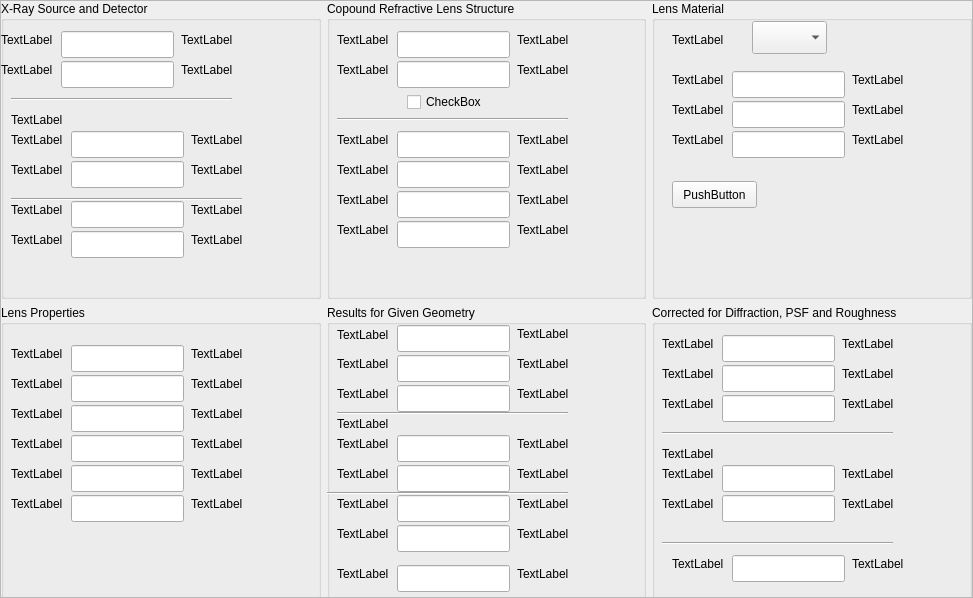
<?xml version="1.0" encoding="UTF-8"?>
<ui version="4.0">
 <class>ScrollArea</class>
 <widget class="QScrollArea" name="ScrollArea">
  <property name="geometry">
   <rect>
    <x>0</x>
    <y>0</y>
    <width>973</width>
    <height>598</height>
   </rect>
  </property>
  <property name="windowTitle">
   <string>CRLcalc - Offline Test Version </string>
  </property>
  <property name="widgetResizable">
   <bool>true</bool>
  </property>
  <widget class="QWidget" name="scrollAreaWidgetContents">
   <property name="geometry">
    <rect>
     <x>0</x>
     <y>0</y>
     <width>971</width>
     <height>596</height>
    </rect>
   </property>
   <widget class="QWidget" name="layoutWidget">
    <property name="geometry">
     <rect>
      <x>0</x>
      <y>0</y>
      <width>971</width>
      <height>601</height>
     </rect>
    </property>
    <layout class="QGridLayout" name="gridLayout">
     <item row="0" column="0">
      <widget class="QGroupBox" name="groupBox">
       <property name="title">
        <string>X-Ray Source and Detector</string>
       </property>
       <widget class="QLineEdit" name="lineEdit">
        <property name="geometry">
         <rect>
          <x>60</x>
          <y>30</y>
          <width>113</width>
          <height>27</height>
         </rect>
        </property>
       </widget>
       <widget class="QLabel" name="label">
        <property name="geometry">
         <rect>
          <x>0</x>
          <y>30</y>
          <width>56</width>
          <height>17</height>
         </rect>
        </property>
        <property name="text">
         <string>TextLabel</string>
        </property>
       </widget>
       <widget class="QLabel" name="label_2">
        <property name="geometry">
         <rect>
          <x>180</x>
          <y>30</y>
          <width>56</width>
          <height>17</height>
         </rect>
        </property>
        <property name="text">
         <string>TextLabel</string>
        </property>
       </widget>
       <widget class="QLineEdit" name="lineEdit_2">
        <property name="geometry">
         <rect>
          <x>60</x>
          <y>60</y>
          <width>113</width>
          <height>27</height>
         </rect>
        </property>
       </widget>
       <widget class="QLabel" name="label_3">
        <property name="geometry">
         <rect>
          <x>180</x>
          <y>60</y>
          <width>56</width>
          <height>17</height>
         </rect>
        </property>
        <property name="text">
         <string>TextLabel</string>
        </property>
       </widget>
       <widget class="QLabel" name="label_4">
        <property name="geometry">
         <rect>
          <x>0</x>
          <y>60</y>
          <width>56</width>
          <height>17</height>
         </rect>
        </property>
        <property name="text">
         <string>TextLabel</string>
        </property>
       </widget>
       <widget class="Line" name="line_4">
        <property name="geometry">
         <rect>
          <x>10</x>
          <y>90</y>
          <width>221</width>
          <height>16</height>
         </rect>
        </property>
        <property name="orientation">
         <enum>Qt::Horizontal</enum>
        </property>
       </widget>
       <widget class="QLabel" name="label_46">
        <property name="geometry">
         <rect>
          <x>10</x>
          <y>110</y>
          <width>56</width>
          <height>17</height>
         </rect>
        </property>
        <property name="text">
         <string>TextLabel</string>
        </property>
       </widget>
       <widget class="QLineEdit" name="lineEdit_23">
        <property name="geometry">
         <rect>
          <x>70</x>
          <y>130</y>
          <width>113</width>
          <height>27</height>
         </rect>
        </property>
       </widget>
       <widget class="QLabel" name="label_47">
        <property name="geometry">
         <rect>
          <x>190</x>
          <y>130</y>
          <width>56</width>
          <height>17</height>
         </rect>
        </property>
        <property name="text">
         <string>TextLabel</string>
        </property>
       </widget>
       <widget class="QLabel" name="label_48">
        <property name="geometry">
         <rect>
          <x>10</x>
          <y>130</y>
          <width>56</width>
          <height>17</height>
         </rect>
        </property>
        <property name="text">
         <string>TextLabel</string>
        </property>
       </widget>
       <widget class="QLineEdit" name="lineEdit_24">
        <property name="geometry">
         <rect>
          <x>70</x>
          <y>160</y>
          <width>113</width>
          <height>27</height>
         </rect>
        </property>
       </widget>
       <widget class="QLabel" name="label_49">
        <property name="geometry">
         <rect>
          <x>190</x>
          <y>160</y>
          <width>56</width>
          <height>17</height>
         </rect>
        </property>
        <property name="text">
         <string>TextLabel</string>
        </property>
       </widget>
       <widget class="QLabel" name="label_50">
        <property name="geometry">
         <rect>
          <x>10</x>
          <y>160</y>
          <width>56</width>
          <height>17</height>
         </rect>
        </property>
        <property name="text">
         <string>TextLabel</string>
        </property>
       </widget>
       <widget class="Line" name="line_5">
        <property name="geometry">
         <rect>
          <x>10</x>
          <y>190</y>
          <width>231</width>
          <height>16</height>
         </rect>
        </property>
        <property name="orientation">
         <enum>Qt::Horizontal</enum>
        </property>
       </widget>
       <widget class="QLineEdit" name="lineEdit_25">
        <property name="geometry">
         <rect>
          <x>70</x>
          <y>200</y>
          <width>113</width>
          <height>27</height>
         </rect>
        </property>
       </widget>
       <widget class="QLabel" name="label_51">
        <property name="geometry">
         <rect>
          <x>190</x>
          <y>200</y>
          <width>56</width>
          <height>17</height>
         </rect>
        </property>
        <property name="text">
         <string>TextLabel</string>
        </property>
       </widget>
       <widget class="QLabel" name="label_52">
        <property name="geometry">
         <rect>
          <x>10</x>
          <y>200</y>
          <width>56</width>
          <height>17</height>
         </rect>
        </property>
        <property name="text">
         <string>TextLabel</string>
        </property>
       </widget>
       <widget class="QLineEdit" name="lineEdit_26">
        <property name="geometry">
         <rect>
          <x>70</x>
          <y>230</y>
          <width>113</width>
          <height>27</height>
         </rect>
        </property>
       </widget>
       <widget class="QLabel" name="label_53">
        <property name="geometry">
         <rect>
          <x>190</x>
          <y>230</y>
          <width>56</width>
          <height>17</height>
         </rect>
        </property>
        <property name="text">
         <string>TextLabel</string>
        </property>
       </widget>
       <widget class="QLabel" name="label_54">
        <property name="geometry">
         <rect>
          <x>10</x>
          <y>230</y>
          <width>56</width>
          <height>17</height>
         </rect>
        </property>
        <property name="text">
         <string>TextLabel</string>
        </property>
       </widget>
      </widget>
     </item>
     <item row="0" column="1">
      <widget class="QGroupBox" name="groupBox_2">
       <property name="title">
        <string>Copound Refractive Lens Structure</string>
       </property>
       <widget class="QLineEdit" name="lineEdit_17">
        <property name="geometry">
         <rect>
          <x>70</x>
          <y>30</y>
          <width>113</width>
          <height>27</height>
         </rect>
        </property>
       </widget>
       <widget class="QLabel" name="label_34">
        <property name="geometry">
         <rect>
          <x>190</x>
          <y>30</y>
          <width>56</width>
          <height>17</height>
         </rect>
        </property>
        <property name="text">
         <string>TextLabel</string>
        </property>
       </widget>
       <widget class="QLabel" name="label_35">
        <property name="geometry">
         <rect>
          <x>10</x>
          <y>30</y>
          <width>56</width>
          <height>17</height>
         </rect>
        </property>
        <property name="text">
         <string>TextLabel</string>
        </property>
       </widget>
       <widget class="QLineEdit" name="lineEdit_18">
        <property name="geometry">
         <rect>
          <x>70</x>
          <y>60</y>
          <width>113</width>
          <height>27</height>
         </rect>
        </property>
       </widget>
       <widget class="QLabel" name="label_36">
        <property name="geometry">
         <rect>
          <x>190</x>
          <y>60</y>
          <width>56</width>
          <height>17</height>
         </rect>
        </property>
        <property name="text">
         <string>TextLabel</string>
        </property>
       </widget>
       <widget class="QLabel" name="label_37">
        <property name="geometry">
         <rect>
          <x>10</x>
          <y>60</y>
          <width>56</width>
          <height>17</height>
         </rect>
        </property>
        <property name="text">
         <string>TextLabel</string>
        </property>
       </widget>
       <widget class="QCheckBox" name="checkBox">
        <property name="geometry">
         <rect>
          <x>80</x>
          <y>90</y>
          <width>88</width>
          <height>22</height>
         </rect>
        </property>
        <property name="text">
         <string>CheckBox</string>
        </property>
       </widget>
       <widget class="Line" name="line_3">
        <property name="geometry">
         <rect>
          <x>10</x>
          <y>110</y>
          <width>231</width>
          <height>16</height>
         </rect>
        </property>
        <property name="orientation">
         <enum>Qt::Horizontal</enum>
        </property>
       </widget>
       <widget class="QLineEdit" name="lineEdit_19">
        <property name="geometry">
         <rect>
          <x>70</x>
          <y>130</y>
          <width>113</width>
          <height>27</height>
         </rect>
        </property>
       </widget>
       <widget class="QLabel" name="label_38">
        <property name="geometry">
         <rect>
          <x>190</x>
          <y>130</y>
          <width>56</width>
          <height>17</height>
         </rect>
        </property>
        <property name="text">
         <string>TextLabel</string>
        </property>
       </widget>
       <widget class="QLabel" name="label_39">
        <property name="geometry">
         <rect>
          <x>10</x>
          <y>130</y>
          <width>56</width>
          <height>17</height>
         </rect>
        </property>
        <property name="text">
         <string>TextLabel</string>
        </property>
       </widget>
       <widget class="QLineEdit" name="lineEdit_20">
        <property name="geometry">
         <rect>
          <x>70</x>
          <y>160</y>
          <width>113</width>
          <height>27</height>
         </rect>
        </property>
       </widget>
       <widget class="QLabel" name="label_40">
        <property name="geometry">
         <rect>
          <x>190</x>
          <y>160</y>
          <width>56</width>
          <height>17</height>
         </rect>
        </property>
        <property name="text">
         <string>TextLabel</string>
        </property>
       </widget>
       <widget class="QLabel" name="label_41">
        <property name="geometry">
         <rect>
          <x>10</x>
          <y>160</y>
          <width>56</width>
          <height>17</height>
         </rect>
        </property>
        <property name="text">
         <string>TextLabel</string>
        </property>
       </widget>
       <widget class="QLineEdit" name="lineEdit_21">
        <property name="geometry">
         <rect>
          <x>70</x>
          <y>190</y>
          <width>113</width>
          <height>27</height>
         </rect>
        </property>
       </widget>
       <widget class="QLabel" name="label_42">
        <property name="geometry">
         <rect>
          <x>190</x>
          <y>190</y>
          <width>56</width>
          <height>17</height>
         </rect>
        </property>
        <property name="text">
         <string>TextLabel</string>
        </property>
       </widget>
       <widget class="QLabel" name="label_43">
        <property name="geometry">
         <rect>
          <x>10</x>
          <y>190</y>
          <width>56</width>
          <height>17</height>
         </rect>
        </property>
        <property name="text">
         <string>TextLabel</string>
        </property>
       </widget>
       <widget class="QLineEdit" name="lineEdit_22">
        <property name="geometry">
         <rect>
          <x>70</x>
          <y>220</y>
          <width>113</width>
          <height>27</height>
         </rect>
        </property>
       </widget>
       <widget class="QLabel" name="label_44">
        <property name="geometry">
         <rect>
          <x>190</x>
          <y>220</y>
          <width>56</width>
          <height>17</height>
         </rect>
        </property>
        <property name="text">
         <string>TextLabel</string>
        </property>
       </widget>
       <widget class="QLabel" name="label_45">
        <property name="geometry">
         <rect>
          <x>10</x>
          <y>220</y>
          <width>56</width>
          <height>17</height>
         </rect>
        </property>
        <property name="text">
         <string>TextLabel</string>
        </property>
       </widget>
      </widget>
     </item>
     <item row="0" column="2">
      <widget class="QGroupBox" name="groupBox_3">
       <property name="title">
        <string>Lens Material</string>
       </property>
       <widget class="QLabel" name="label_55">
        <property name="geometry">
         <rect>
          <x>20</x>
          <y>30</y>
          <width>56</width>
          <height>17</height>
         </rect>
        </property>
        <property name="text">
         <string>TextLabel</string>
        </property>
       </widget>
       <widget class="QComboBox" name="comboBox">
        <property name="geometry">
         <rect>
          <x>100</x>
          <y>20</y>
          <width>75</width>
          <height>33</height>
         </rect>
        </property>
       </widget>
       <widget class="QLineEdit" name="lineEdit_27">
        <property name="geometry">
         <rect>
          <x>80</x>
          <y>70</y>
          <width>113</width>
          <height>27</height>
         </rect>
        </property>
       </widget>
       <widget class="QLabel" name="label_56">
        <property name="geometry">
         <rect>
          <x>200</x>
          <y>70</y>
          <width>56</width>
          <height>17</height>
         </rect>
        </property>
        <property name="text">
         <string>TextLabel</string>
        </property>
       </widget>
       <widget class="QLabel" name="label_57">
        <property name="geometry">
         <rect>
          <x>20</x>
          <y>70</y>
          <width>56</width>
          <height>17</height>
         </rect>
        </property>
        <property name="text">
         <string>TextLabel</string>
        </property>
       </widget>
       <widget class="QLineEdit" name="lineEdit_28">
        <property name="geometry">
         <rect>
          <x>80</x>
          <y>100</y>
          <width>113</width>
          <height>27</height>
         </rect>
        </property>
       </widget>
       <widget class="QLabel" name="label_58">
        <property name="geometry">
         <rect>
          <x>200</x>
          <y>100</y>
          <width>56</width>
          <height>17</height>
         </rect>
        </property>
        <property name="text">
         <string>TextLabel</string>
        </property>
       </widget>
       <widget class="QLabel" name="label_59">
        <property name="geometry">
         <rect>
          <x>20</x>
          <y>100</y>
          <width>56</width>
          <height>17</height>
         </rect>
        </property>
        <property name="text">
         <string>TextLabel</string>
        </property>
       </widget>
       <widget class="QLineEdit" name="lineEdit_29">
        <property name="geometry">
         <rect>
          <x>80</x>
          <y>130</y>
          <width>113</width>
          <height>27</height>
         </rect>
        </property>
       </widget>
       <widget class="QLabel" name="label_60">
        <property name="geometry">
         <rect>
          <x>200</x>
          <y>130</y>
          <width>56</width>
          <height>17</height>
         </rect>
        </property>
        <property name="text">
         <string>TextLabel</string>
        </property>
       </widget>
       <widget class="QLabel" name="label_61">
        <property name="geometry">
         <rect>
          <x>20</x>
          <y>130</y>
          <width>56</width>
          <height>17</height>
         </rect>
        </property>
        <property name="text">
         <string>TextLabel</string>
        </property>
       </widget>
       <widget class="QPushButton" name="pushButton">
        <property name="geometry">
         <rect>
          <x>20</x>
          <y>180</y>
          <width>85</width>
          <height>27</height>
         </rect>
        </property>
        <property name="text">
         <string>PushButton</string>
        </property>
       </widget>
      </widget>
     </item>
     <item row="1" column="0">
      <widget class="QGroupBox" name="groupBox_4">
       <property name="title">
        <string>Lens Properties</string>
       </property>
       <widget class="QLineEdit" name="lineEdit_3">
        <property name="geometry">
         <rect>
          <x>70</x>
          <y>40</y>
          <width>113</width>
          <height>27</height>
         </rect>
        </property>
       </widget>
       <widget class="QLabel" name="label_5">
        <property name="geometry">
         <rect>
          <x>190</x>
          <y>40</y>
          <width>56</width>
          <height>17</height>
         </rect>
        </property>
        <property name="text">
         <string>TextLabel</string>
        </property>
       </widget>
       <widget class="QLabel" name="label_6">
        <property name="geometry">
         <rect>
          <x>10</x>
          <y>40</y>
          <width>56</width>
          <height>17</height>
         </rect>
        </property>
        <property name="text">
         <string>TextLabel</string>
        </property>
       </widget>
       <widget class="QLineEdit" name="lineEdit_4">
        <property name="geometry">
         <rect>
          <x>70</x>
          <y>70</y>
          <width>113</width>
          <height>27</height>
         </rect>
        </property>
       </widget>
       <widget class="QLabel" name="label_7">
        <property name="geometry">
         <rect>
          <x>190</x>
          <y>70</y>
          <width>56</width>
          <height>17</height>
         </rect>
        </property>
        <property name="text">
         <string>TextLabel</string>
        </property>
       </widget>
       <widget class="QLabel" name="label_8">
        <property name="geometry">
         <rect>
          <x>10</x>
          <y>70</y>
          <width>56</width>
          <height>17</height>
         </rect>
        </property>
        <property name="text">
         <string>TextLabel</string>
        </property>
       </widget>
       <widget class="QLineEdit" name="lineEdit_5">
        <property name="geometry">
         <rect>
          <x>70</x>
          <y>100</y>
          <width>113</width>
          <height>27</height>
         </rect>
        </property>
       </widget>
       <widget class="QLabel" name="label_9">
        <property name="geometry">
         <rect>
          <x>190</x>
          <y>100</y>
          <width>56</width>
          <height>17</height>
         </rect>
        </property>
        <property name="text">
         <string>TextLabel</string>
        </property>
       </widget>
       <widget class="QLabel" name="label_10">
        <property name="geometry">
         <rect>
          <x>10</x>
          <y>100</y>
          <width>56</width>
          <height>17</height>
         </rect>
        </property>
        <property name="text">
         <string>TextLabel</string>
        </property>
       </widget>
       <widget class="QLineEdit" name="lineEdit_6">
        <property name="geometry">
         <rect>
          <x>70</x>
          <y>130</y>
          <width>113</width>
          <height>27</height>
         </rect>
        </property>
       </widget>
       <widget class="QLabel" name="label_11">
        <property name="geometry">
         <rect>
          <x>190</x>
          <y>130</y>
          <width>56</width>
          <height>17</height>
         </rect>
        </property>
        <property name="text">
         <string>TextLabel</string>
        </property>
       </widget>
       <widget class="QLabel" name="label_12">
        <property name="geometry">
         <rect>
          <x>10</x>
          <y>130</y>
          <width>56</width>
          <height>17</height>
         </rect>
        </property>
        <property name="text">
         <string>TextLabel</string>
        </property>
       </widget>
       <widget class="QLineEdit" name="lineEdit_7">
        <property name="geometry">
         <rect>
          <x>70</x>
          <y>160</y>
          <width>113</width>
          <height>27</height>
         </rect>
        </property>
       </widget>
       <widget class="QLabel" name="label_13">
        <property name="geometry">
         <rect>
          <x>190</x>
          <y>160</y>
          <width>56</width>
          <height>17</height>
         </rect>
        </property>
        <property name="text">
         <string>TextLabel</string>
        </property>
       </widget>
       <widget class="QLabel" name="label_14">
        <property name="geometry">
         <rect>
          <x>10</x>
          <y>160</y>
          <width>56</width>
          <height>17</height>
         </rect>
        </property>
        <property name="text">
         <string>TextLabel</string>
        </property>
       </widget>
       <widget class="QLineEdit" name="lineEdit_8">
        <property name="geometry">
         <rect>
          <x>70</x>
          <y>190</y>
          <width>113</width>
          <height>27</height>
         </rect>
        </property>
       </widget>
       <widget class="QLabel" name="label_15">
        <property name="geometry">
         <rect>
          <x>190</x>
          <y>190</y>
          <width>56</width>
          <height>17</height>
         </rect>
        </property>
        <property name="text">
         <string>TextLabel</string>
        </property>
       </widget>
       <widget class="QLabel" name="label_16">
        <property name="geometry">
         <rect>
          <x>10</x>
          <y>190</y>
          <width>56</width>
          <height>17</height>
         </rect>
        </property>
        <property name="text">
         <string>TextLabel</string>
        </property>
       </widget>
      </widget>
     </item>
     <item row="1" column="2">
      <widget class="QGroupBox" name="groupBox_6">
       <property name="title">
        <string>Corrected for Diffraction, PSF and Roughness</string>
       </property>
       <widget class="QLabel" name="label_62">
        <property name="geometry">
         <rect>
          <x>190</x>
          <y>30</y>
          <width>56</width>
          <height>17</height>
         </rect>
        </property>
        <property name="text">
         <string>TextLabel</string>
        </property>
       </widget>
       <widget class="QLineEdit" name="lineEdit_30">
        <property name="geometry">
         <rect>
          <x>70</x>
          <y>30</y>
          <width>113</width>
          <height>27</height>
         </rect>
        </property>
       </widget>
       <widget class="QLabel" name="label_63">
        <property name="geometry">
         <rect>
          <x>10</x>
          <y>30</y>
          <width>56</width>
          <height>17</height>
         </rect>
        </property>
        <property name="text">
         <string>TextLabel</string>
        </property>
       </widget>
       <widget class="QLabel" name="label_64">
        <property name="geometry">
         <rect>
          <x>190</x>
          <y>60</y>
          <width>56</width>
          <height>17</height>
         </rect>
        </property>
        <property name="text">
         <string>TextLabel</string>
        </property>
       </widget>
       <widget class="QLineEdit" name="lineEdit_31">
        <property name="geometry">
         <rect>
          <x>70</x>
          <y>60</y>
          <width>113</width>
          <height>27</height>
         </rect>
        </property>
       </widget>
       <widget class="QLabel" name="label_65">
        <property name="geometry">
         <rect>
          <x>10</x>
          <y>60</y>
          <width>56</width>
          <height>17</height>
         </rect>
        </property>
        <property name="text">
         <string>TextLabel</string>
        </property>
       </widget>
       <widget class="QLabel" name="label_66">
        <property name="geometry">
         <rect>
          <x>10</x>
          <y>140</y>
          <width>56</width>
          <height>17</height>
         </rect>
        </property>
        <property name="text">
         <string>TextLabel</string>
        </property>
       </widget>
       <widget class="QLabel" name="label_67">
        <property name="geometry">
         <rect>
          <x>190</x>
          <y>90</y>
          <width>56</width>
          <height>17</height>
         </rect>
        </property>
        <property name="text">
         <string>TextLabel</string>
        </property>
       </widget>
       <widget class="QLineEdit" name="lineEdit_32">
        <property name="geometry">
         <rect>
          <x>70</x>
          <y>90</y>
          <width>113</width>
          <height>27</height>
         </rect>
        </property>
       </widget>
       <widget class="QLabel" name="label_68">
        <property name="geometry">
         <rect>
          <x>10</x>
          <y>90</y>
          <width>56</width>
          <height>17</height>
         </rect>
        </property>
        <property name="text">
         <string>TextLabel</string>
        </property>
       </widget>
       <widget class="Line" name="line_6">
        <property name="geometry">
         <rect>
          <x>10</x>
          <y>120</y>
          <width>231</width>
          <height>16</height>
         </rect>
        </property>
        <property name="orientation">
         <enum>Qt::Horizontal</enum>
        </property>
       </widget>
       <widget class="QLabel" name="label_69">
        <property name="geometry">
         <rect>
          <x>190</x>
          <y>160</y>
          <width>56</width>
          <height>17</height>
         </rect>
        </property>
        <property name="text">
         <string>TextLabel</string>
        </property>
       </widget>
       <widget class="QLineEdit" name="lineEdit_33">
        <property name="geometry">
         <rect>
          <x>70</x>
          <y>160</y>
          <width>113</width>
          <height>27</height>
         </rect>
        </property>
       </widget>
       <widget class="QLabel" name="label_70">
        <property name="geometry">
         <rect>
          <x>10</x>
          <y>160</y>
          <width>56</width>
          <height>17</height>
         </rect>
        </property>
        <property name="text">
         <string>TextLabel</string>
        </property>
       </widget>
       <widget class="QLabel" name="label_71">
        <property name="geometry">
         <rect>
          <x>190</x>
          <y>190</y>
          <width>56</width>
          <height>17</height>
         </rect>
        </property>
        <property name="text">
         <string>TextLabel</string>
        </property>
       </widget>
       <widget class="QLineEdit" name="lineEdit_34">
        <property name="geometry">
         <rect>
          <x>70</x>
          <y>190</y>
          <width>113</width>
          <height>27</height>
         </rect>
        </property>
       </widget>
       <widget class="QLabel" name="label_72">
        <property name="geometry">
         <rect>
          <x>10</x>
          <y>190</y>
          <width>56</width>
          <height>17</height>
         </rect>
        </property>
        <property name="text">
         <string>TextLabel</string>
        </property>
       </widget>
       <widget class="Line" name="line_7">
        <property name="geometry">
         <rect>
          <x>10</x>
          <y>230</y>
          <width>231</width>
          <height>16</height>
         </rect>
        </property>
        <property name="orientation">
         <enum>Qt::Horizontal</enum>
        </property>
       </widget>
       <widget class="QLabel" name="label_73">
        <property name="geometry">
         <rect>
          <x>200</x>
          <y>250</y>
          <width>56</width>
          <height>17</height>
         </rect>
        </property>
        <property name="text">
         <string>TextLabel</string>
        </property>
       </widget>
       <widget class="QLineEdit" name="lineEdit_35">
        <property name="geometry">
         <rect>
          <x>80</x>
          <y>250</y>
          <width>113</width>
          <height>27</height>
         </rect>
        </property>
       </widget>
       <widget class="QLabel" name="label_74">
        <property name="geometry">
         <rect>
          <x>20</x>
          <y>250</y>
          <width>56</width>
          <height>17</height>
         </rect>
        </property>
        <property name="text">
         <string>TextLabel</string>
        </property>
       </widget>
      </widget>
     </item>
     <item row="1" column="1">
      <widget class="QGroupBox" name="groupBox_5">
       <property name="title">
        <string>Results for Given Geometry</string>
       </property>
       <widget class="QLineEdit" name="lineEdit_9">
        <property name="geometry">
         <rect>
          <x>70</x>
          <y>20</y>
          <width>113</width>
          <height>27</height>
         </rect>
        </property>
       </widget>
       <widget class="QLabel" name="label_17">
        <property name="geometry">
         <rect>
          <x>190</x>
          <y>20</y>
          <width>56</width>
          <height>17</height>
         </rect>
        </property>
        <property name="text">
         <string>TextLabel</string>
        </property>
       </widget>
       <widget class="QLabel" name="label_18">
        <property name="geometry">
         <rect>
          <x>10</x>
          <y>20</y>
          <width>56</width>
          <height>20</height>
         </rect>
        </property>
        <property name="text">
         <string>TextLabel</string>
        </property>
       </widget>
       <widget class="QLineEdit" name="lineEdit_10">
        <property name="geometry">
         <rect>
          <x>70</x>
          <y>50</y>
          <width>113</width>
          <height>27</height>
         </rect>
        </property>
       </widget>
       <widget class="QLabel" name="label_19">
        <property name="geometry">
         <rect>
          <x>190</x>
          <y>50</y>
          <width>56</width>
          <height>17</height>
         </rect>
        </property>
        <property name="text">
         <string>TextLabel</string>
        </property>
       </widget>
       <widget class="QLabel" name="label_20">
        <property name="geometry">
         <rect>
          <x>10</x>
          <y>50</y>
          <width>56</width>
          <height>17</height>
         </rect>
        </property>
        <property name="text">
         <string>TextLabel</string>
        </property>
       </widget>
       <widget class="QLineEdit" name="lineEdit_11">
        <property name="geometry">
         <rect>
          <x>70</x>
          <y>80</y>
          <width>113</width>
          <height>27</height>
         </rect>
        </property>
       </widget>
       <widget class="QLabel" name="label_21">
        <property name="geometry">
         <rect>
          <x>190</x>
          <y>80</y>
          <width>56</width>
          <height>17</height>
         </rect>
        </property>
        <property name="text">
         <string>TextLabel</string>
        </property>
       </widget>
       <widget class="QLabel" name="label_22">
        <property name="geometry">
         <rect>
          <x>10</x>
          <y>80</y>
          <width>56</width>
          <height>17</height>
         </rect>
        </property>
        <property name="text">
         <string>TextLabel</string>
        </property>
       </widget>
       <widget class="Line" name="line">
        <property name="geometry">
         <rect>
          <x>10</x>
          <y>100</y>
          <width>231</width>
          <height>16</height>
         </rect>
        </property>
        <property name="orientation">
         <enum>Qt::Horizontal</enum>
        </property>
       </widget>
       <widget class="QLabel" name="label_23">
        <property name="geometry">
         <rect>
          <x>10</x>
          <y>110</y>
          <width>56</width>
          <height>17</height>
         </rect>
        </property>
        <property name="text">
         <string>TextLabel</string>
        </property>
       </widget>
       <widget class="QLineEdit" name="lineEdit_12">
        <property name="geometry">
         <rect>
          <x>70</x>
          <y>130</y>
          <width>113</width>
          <height>27</height>
         </rect>
        </property>
       </widget>
       <widget class="QLabel" name="label_24">
        <property name="geometry">
         <rect>
          <x>190</x>
          <y>130</y>
          <width>56</width>
          <height>17</height>
         </rect>
        </property>
        <property name="text">
         <string>TextLabel</string>
        </property>
       </widget>
       <widget class="QLabel" name="label_25">
        <property name="geometry">
         <rect>
          <x>10</x>
          <y>130</y>
          <width>56</width>
          <height>17</height>
         </rect>
        </property>
        <property name="text">
         <string>TextLabel</string>
        </property>
       </widget>
       <widget class="QLineEdit" name="lineEdit_13">
        <property name="geometry">
         <rect>
          <x>70</x>
          <y>160</y>
          <width>113</width>
          <height>27</height>
         </rect>
        </property>
       </widget>
       <widget class="QLabel" name="label_26">
        <property name="geometry">
         <rect>
          <x>190</x>
          <y>160</y>
          <width>56</width>
          <height>17</height>
         </rect>
        </property>
        <property name="text">
         <string>TextLabel</string>
        </property>
       </widget>
       <widget class="QLabel" name="label_27">
        <property name="geometry">
         <rect>
          <x>10</x>
          <y>160</y>
          <width>56</width>
          <height>17</height>
         </rect>
        </property>
        <property name="text">
         <string>TextLabel</string>
        </property>
       </widget>
       <widget class="Line" name="line_2">
        <property name="geometry">
         <rect>
          <x>0</x>
          <y>180</y>
          <width>241</width>
          <height>16</height>
         </rect>
        </property>
        <property name="orientation">
         <enum>Qt::Horizontal</enum>
        </property>
       </widget>
       <widget class="QLineEdit" name="lineEdit_14">
        <property name="geometry">
         <rect>
          <x>70</x>
          <y>190</y>
          <width>113</width>
          <height>27</height>
         </rect>
        </property>
       </widget>
       <widget class="QLabel" name="label_28">
        <property name="geometry">
         <rect>
          <x>190</x>
          <y>190</y>
          <width>56</width>
          <height>17</height>
         </rect>
        </property>
        <property name="text">
         <string>TextLabel</string>
        </property>
       </widget>
       <widget class="QLabel" name="label_29">
        <property name="geometry">
         <rect>
          <x>10</x>
          <y>190</y>
          <width>56</width>
          <height>17</height>
         </rect>
        </property>
        <property name="text">
         <string>TextLabel</string>
        </property>
       </widget>
       <widget class="QLineEdit" name="lineEdit_15">
        <property name="geometry">
         <rect>
          <x>70</x>
          <y>220</y>
          <width>113</width>
          <height>27</height>
         </rect>
        </property>
       </widget>
       <widget class="QLabel" name="label_30">
        <property name="geometry">
         <rect>
          <x>190</x>
          <y>220</y>
          <width>56</width>
          <height>17</height>
         </rect>
        </property>
        <property name="text">
         <string>TextLabel</string>
        </property>
       </widget>
       <widget class="QLabel" name="label_31">
        <property name="geometry">
         <rect>
          <x>10</x>
          <y>220</y>
          <width>56</width>
          <height>17</height>
         </rect>
        </property>
        <property name="text">
         <string>TextLabel</string>
        </property>
       </widget>
       <widget class="QLineEdit" name="lineEdit_16">
        <property name="geometry">
         <rect>
          <x>70</x>
          <y>260</y>
          <width>113</width>
          <height>27</height>
         </rect>
        </property>
       </widget>
       <widget class="QLabel" name="label_32">
        <property name="geometry">
         <rect>
          <x>190</x>
          <y>260</y>
          <width>56</width>
          <height>17</height>
         </rect>
        </property>
        <property name="text">
         <string>TextLabel</string>
        </property>
       </widget>
       <widget class="QLabel" name="label_33">
        <property name="geometry">
         <rect>
          <x>10</x>
          <y>260</y>
          <width>56</width>
          <height>17</height>
         </rect>
        </property>
        <property name="text">
         <string>TextLabel</string>
        </property>
       </widget>
      </widget>
     </item>
    </layout>
   </widget>
  </widget>
 </widget>
 <resources/>
 <connections/>
</ui>
